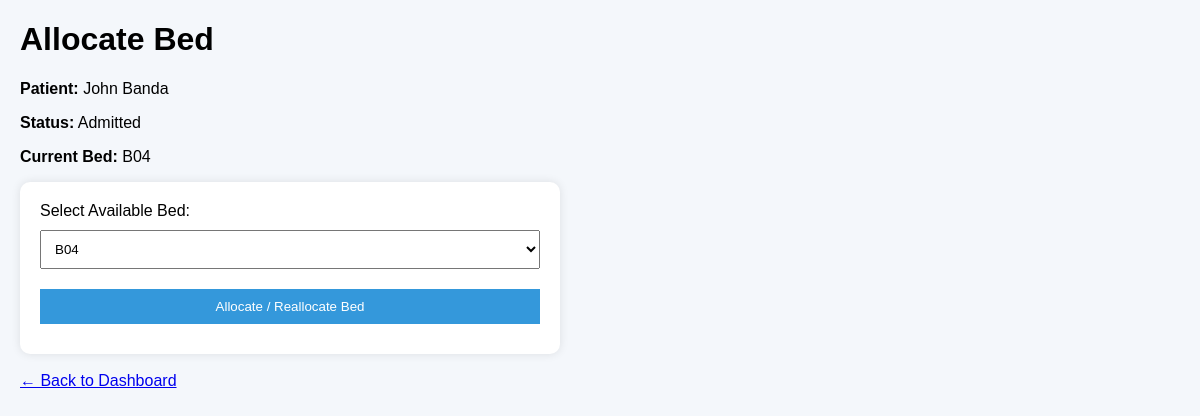
The page /allocate-bed/1 on the database its author committed.
### tables this page shows
CREATE TABLE patients (
        id INTEGER PRIMARY KEY AUTOINCREMENT,
        name TEXT NOT NULL,
        age INTEGER NOT NULL,
        gender TEXT NOT NULL,
        phone TEXT NOT NULL,
        address TEXT NOT NULL,
        condition TEXT NOT NULL,
        severity INTEGER NOT NULL,
        status TEXT NOT NULL,
        bed_number TEXT,
        bed_status TEXT
    );

### app.py (the view, shortened to what this page needs)
@app.route('/allocate-bed/<int:patient_id>', methods=['GET', 'POST'])
def allocate_bed(patient_id):
    patient = get_patient_by_id(patient_id)
    if not patient:
        return "Patient not found", 404
    available_beds = get_available_beds()
    if patient["bed_number"] and patient["bed_number"] not in available_beds:
        available_beds.append(patient["bed_number"])
    return render_template(
        'allocate_bed.html',
        patient=patient,
        available_beds=sorted(available_beds)
    )

### app.py (called while the page is built)
def get_allocated_beds():
    patients = get_all_patients()
    allocated = []
    for patient in patients:
        if patient["bed_number"] and patient["bed_status"] == "Allocated":
            allocated.append(patient["bed_number"])
    return allocated

def get_available_beds():
    allocated = get_allocated_beds()
    return [bed for bed in ALL_BEDS if bed not in allocated]

### database.py (called while the page is built)
def get_connection():
    conn = sqlite3.connect(DB_NAME)
    conn.row_factory = sqlite3.Row
    return conn

def get_all_patients():
    conn = get_connection()
    cursor = conn.cursor()
    cursor.execute("SELECT * FROM patients")
    patients = cursor.fetchall()
    conn.close()
    return [dict(patient) for patient in patients]

def get_patient_by_id(patient_id):
    conn = get_connection()
    cursor = conn.cursor()
    cursor.execute("SELECT * FROM patients WHERE id = ?", (patient_id,))
    patient = cursor.fetchone()
    conn.close()
    return dict(patient) if patient else None

### templates/allocate_bed.html (shortened to what this page needs)
<!DOCTYPE html>
<html lang="en">
<head>
</head>
<body>
<h1>Allocate Bed</h1>
<p><strong>Patient:</strong> {{ patient.name }}</p>
<p><strong>Status:</strong> {{ patient.status }}</p>
<p><strong>Current Bed:</strong> {{ patient.bed_number if patient.bed_number else "None" }}</p>
<form method="POST">
    <label>Select Available Bed:</label>
    <select name="bed_number" required>
        {% for bed in available_beds %}
            <option value="{{ bed }}"
                {% if bed == patient.bed_number %}selected{% endif %}>
                {{ bed }}
            </option>
        {% endfor %}
    </select>
    <button type="submit">Allocate / Reallocate Bed</button>
</form>
<br>
<a href="/">← Back to Dashboard</a>
</body>
</html>

### templates/allocate_bed.html (style rules this page uses)
body { font-family: Arial; background: #f4f7fb; margin: 20px; }
form { background: white; padding: 20px; border-radius: 10px; max-width: 500px; box-shadow: 0 0 10px rgba(0,0,0,0.1); }
select, button { width: 100%; padding: 10px; margin: 10px 0; }
button { background: #3498db; color: white; border: none; }

### rows shown on the page
patients: name "John Banda", status "Admitted", bed_number "B04"

### other values the page prints
form field bed_number "B04"
